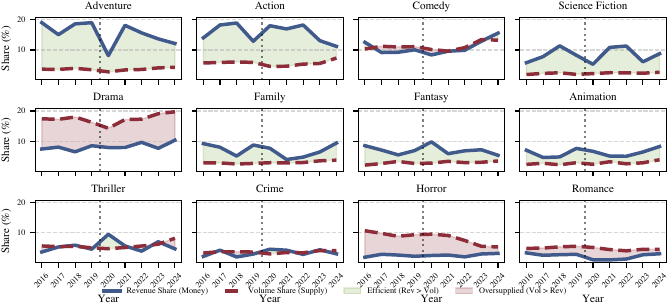

Python code for this plot:
import pandas as pd
import matplotlib.pyplot as plt
import seaborn as sns
import numpy as np
import os
import sys
import ast

sys.path.append(os.path.abspath(os.path.join(os.path.dirname(__file__), "../..")))
from utils.plotting_style import set_style, COLORS

INPUT_FILE = os.path.join(os.path.dirname(__file__), "../../data/raw_dataset_arda.csv")
OUTPUT_FILE = os.path.join(os.path.dirname(__file__), "genre_market_health_trend.pdf")

if os.path.exists(INPUT_FILE):
    df = pd.read_csv(INPUT_FILE)

    def safe_parse(val):
        if isinstance(val, str) and val.strip():
            try:
                return ast.literal_eval(val)
            except:
                return val
        return val

    df["genres"] = df["genres"].apply(safe_parse)
    df["revenue"] = pd.to_numeric(df["revenue"], errors="coerce").fillna(0)
    df["release_date"] = pd.to_datetime(df["release_date"], errors="coerce")
    df["year"] = df["release_date"].dt.year

    df = df[(df["year"] >= 2016) & (df["year"] <= 2024)].copy()
else:
    print(f"Error: {INPUT_FILE} not found.")
    exit(1)

genre_rows = []
for idx, row in df.iterrows():
    if not isinstance(row["genres"], list):
        continue

    for g in row["genres"]:
        genre_name = g.get("name") if isinstance(g, dict) else g
        if genre_name == "TV Movie" or not genre_name:
            continue

        genre_rows.append(
            {"year": row["year"], "genre": genre_name, "revenue": row.get("revenue", 0)}
        )

df_flat = pd.DataFrame(genre_rows)

vol_grouped = df_flat.groupby(["year", "genre"]).size().reset_index(name="count")
year_vol_totals = df_flat.groupby("year").size().reset_index(name="total_year_count")
vol_merged = pd.merge(vol_grouped, year_vol_totals, on="year")
vol_merged["volume_share"] = (
    vol_merged["count"] / vol_merged["total_year_count"]
) * 100

rev_grouped = df_flat.groupby(["year", "genre"])["revenue"].sum().reset_index()
year_rev_totals = (
    df_flat.groupby("year")["revenue"]
    .sum()
    .reset_index()
    .rename(columns={"revenue": "total_year_rev"})
)
rev_merged = pd.merge(rev_grouped, year_rev_totals, on="year")
rev_merged["revenue_share"] = (
    rev_merged["revenue"] / rev_merged["total_year_rev"]
) * 100

metrics = pd.merge(
    vol_merged[["year", "genre", "volume_share"]],
    rev_merged[["year", "genre", "revenue_share"]],
    on=["year", "genre"],
    how="outer",
).fillna(0)

total_rev_by_genre = (
    df_flat.groupby("genre")["revenue"].sum().sort_values(ascending=False)
)
top_genres = total_rev_by_genre.head(12).index.tolist()

plot_data = metrics[metrics["genre"].isin(top_genres)].copy()

num_genres = len(top_genres)
cols = 4
rows = (num_genres // cols) + (1 if num_genres % cols > 0 else 0)

set_style(column="full", nrows=rows, ncols=cols)

fig, axes = plt.subplots(rows, cols, sharex=True, sharey=True)
axes = axes.flatten()

years = sorted(plot_data["year"].unique())

for i, genre in enumerate(top_genres):
    ax = axes[i]
    g_data = plot_data[plot_data["genre"] == genre].sort_values("year")
    g_data = g_data.set_index("year").reindex(years, fill_value=0).reset_index()

    ax.plot(
        g_data["year"],
        g_data["revenue_share"],
        color=COLORS["revenue"],
        linewidth=2.5,
        label="Revenue Share" if i == 0 else "",
    )
    ax.plot(
        g_data["year"],
        g_data["volume_share"],
        color=COLORS["budget"],
        linewidth=2.5,
        linestyle="--",
        label="Volume Share" if i == 0 else "",
    )

    ax.fill_between(
        g_data["year"],
        g_data["revenue_share"],
        g_data["volume_share"],
        where=(g_data["revenue_share"] >= g_data["volume_share"]),
        interpolate=True,
        color=COLORS["increase"],
        alpha=0.2,
    )

    ax.fill_between(
        g_data["year"],
        g_data["revenue_share"],
        g_data["volume_share"],
        where=(g_data["revenue_share"] < g_data["volume_share"]),
        interpolate=True,
        color=COLORS["decrease"],
        alpha=0.2,
    )

    ax.axvline(2019.5, color="black", linestyle=":", alpha=0.5)

    ax.set_title(genre)
    ax.grid(axis="y", linestyle="--", alpha=0.5)

    if i >= (rows - 1) * cols:
        ax.set_xlabel("Year")
        ax.set_xticks(years)
        ax.set_xticklabels([str(y) for y in years], rotation=45)

    if i % cols == 0:
        ax.set_ylabel("Share (%)")

for j in range(i + 1, len(axes)):
    fig.delaxes(axes[j])

handles = [
    plt.Line2D(
        [], [], color=COLORS["revenue"], linewidth=2.5, label="Revenue Share (Money)"
    ),
    plt.Line2D(
        [],
        [],
        color=COLORS["budget"],
        linewidth=2.5,
        linestyle="--",
        label="Volume Share (Supply)",
    ),
    plt.Rectangle(
        (0, 0), 1, 1, color=COLORS["increase"], alpha=0.2, label="Efficient (Rev > Vol)"
    ),
    plt.Rectangle(
        (0, 0),
        1,
        1,
        color=COLORS["decrease"],
        alpha=0.2,
        label="Oversupplied (Vol > Rev)",
    ),
]
fig.legend(
    handles=handles,
    loc="lower center",
    ncol=4,
    bbox_to_anchor=(0.5, 0.02),
    frameon=False,
)

plt.subplots_adjust(bottom=0.2, hspace=0.4, wspace=0.1)
plt.savefig(OUTPUT_FILE, dpi=300, bbox_inches="tight")
print(f"Saved {OUTPUT_FILE}")
